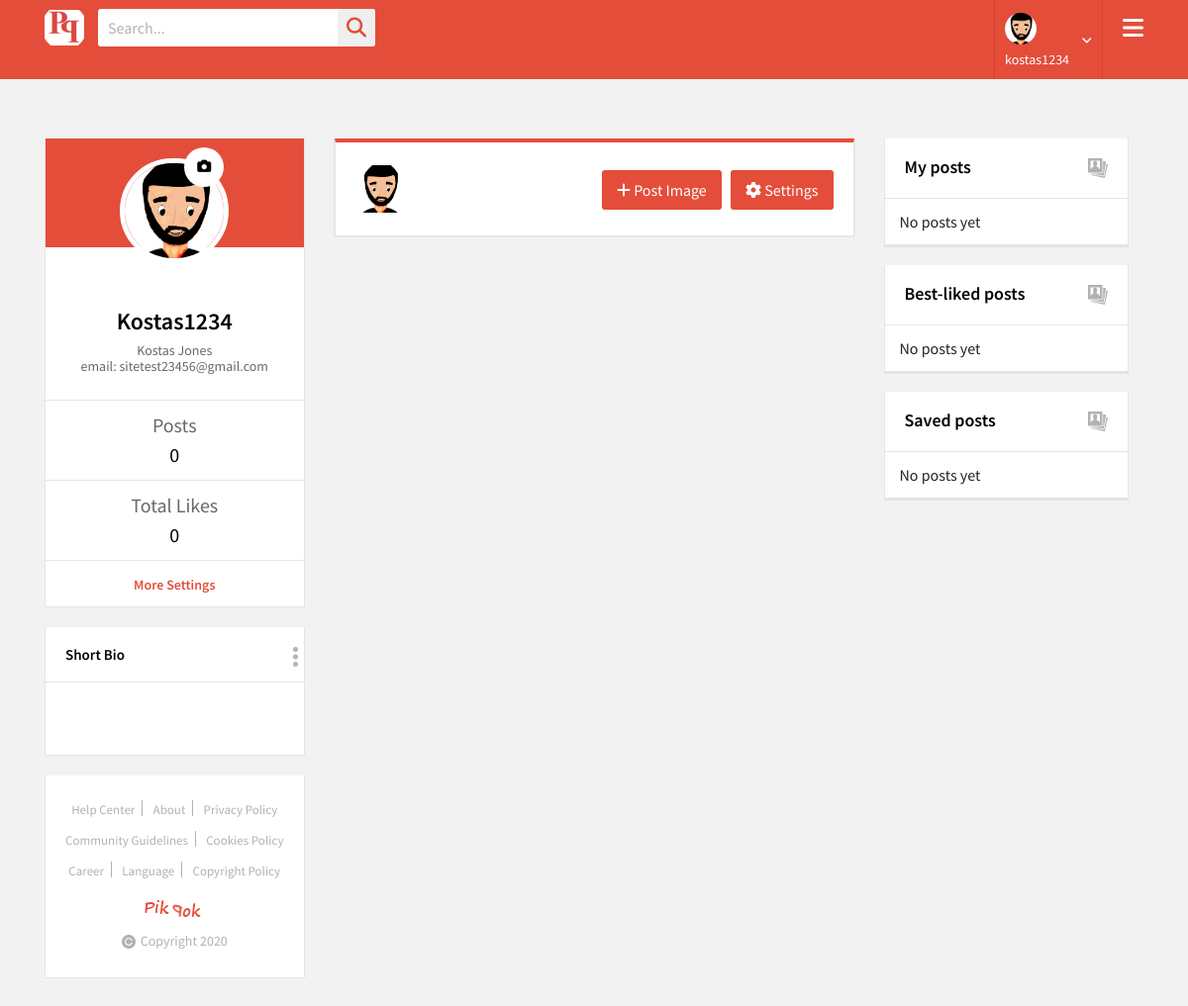
The page /profile3.php (signed in) on the database its author committed.
### tables this page shows
CREATE TABLE `members` (
  `username` varchar(100) NOT NULL,
  `password` mediumtext NOT NULL,
  `fname` varchar(100) NOT NULL,
  `lname` varchar(100) NOT NULL,
  `email` varchar(100) NOT NULL,
  `date_of_registration` date NOT NULL,
  `id` int(30) NOT NULL,
  `sex` tinyint(1) DEFAULT NULL,
  `date_of_birth` date DEFAULT NULL,
  `profile_pic` varchar(100) DEFAULT NULL,
  `picture_path` varchar(100) DEFAULT NULL,
  `bio` text DEFAULT NULL
);

### profile3.php (the view, shortened to what this page needs)
<?php
require('db/db.php');
require('db/errorFuncts.php');
$uname = $_SESSION['username'];
mysqli_set_charset($con,"utf8");
$query = "SELECT * FROM images WHERE username = '$uname' ORDER BY photo_id DESC";
$result = mysqli_query($con, $query);
$result_likes = mysqli_query($con, $query);
for ($sum_likes = 0; $likes = mysqli_fetch_array($result_likes);)
	$sum_likes += $likes['photo_likes'];
$query1 = "SELECT * FROM images WHERE username = '$uname' ORDER BY photo_likes DESC LIMIT 12";
$result1 = mysqli_query($con, $query1);
$query_uid = "SELECT id FROM members WHERE username = '$uname' LIMIT 1";
$result_uid = mysqli_query($con, $query_uid);
$row_uid = mysqli_fetch_array($result_uid);
$uid = $row_uid[0];
$query_save_post = "SELECT * FROM images, saved_posts WHERE saved_posts.user_id='$uid' AND images.photo_id=saved_posts.post_id LIMIT 12";
$result_save_post = mysqli_query($con, $query_save_post);
?>
<!DOCTYPE html>
<html>
<head>
	<link rel="stylesheet" type="text/css" href="css/animate.css">
	<link rel="stylesheet" type="text/css" href="css/bootstrap.min.css">
	<link rel="stylesheet" type="text/css" href="css/flatpickr.min.css">
	<link rel="stylesheet" type="text/css" href="lib/slick/slick.css">
	<link rel="stylesheet" type="text/css" href="lib/slick/slick-theme.css">
	<link rel="stylesheet" type="text/css" href="css/style.css">
	<link rel="stylesheet" type="text/css" href="css/responsive.css">
</head>
<body>
	<div class="wrapper">
		<header>
			<div class="container">
				<div class="header-data">
					<div class="logo">
						<a href="index.php" title=""><img src="images/logo.png" alt=""></a>
					</div>
					<div class="search-bar">
						<form method="get" action="index.php">
							<input type="text" name="search" placeholder="Search...">
							<button type="submit"><i class="fa fa-search"></i></button>
						</form>
					</div>
					<div class="menu-btn">
						<a href="#" title=""><i class="fa fa-bars"></i></a>
					</div>
				<?php
				if(isset($_SESSION['username'])) {
				$query_picture = "SELECT email, fname, lname, picture_path, profile_pic, bio FROM members WHERE username = '$uname'";
				$result_picture = mysqli_query($con, $query_picture);
				$row_picture = mysqli_fetch_array($result_picture);
				$picture_path = $row_picture['picture_path'];
				$picture_name = $row_picture['profile_pic'];
				$fname = $row_picture['fname'];
				$lname = $row_picture['lname'];
				$email = $row_picture['email'];
				echo "
					<div class='user-account'>
						<div class='user-info'>
							<img style=\"width:32px; height:32px;\" src=\"".$picture_path.$picture_name."\" alt=\"users photo\"/>
							<a href='profile3.php' title=''>";?>
							<?php if(isset($_SESSION['username']))  echo $_SESSION['username'];
							echo "</a>
							<i class='fa fa-angle-down'></i>
						</div>
						<div class='user-account-settingss'>
							<h3>Online Status</h3>
							<ul class='on-off-status'>
								<li>
									<div class='fgt-sec'>
										<input type='radio' name='cc' id='c5'>
										<label for='c5'>
											<span></span>
										</label>
										<small>Online</small>
									</div>
								</li>
								<li>
									<div class='fgt-sec'>
										<input type='radio' name='cc' id='c6'>
										<label for='c6'>
											<span></span>
										</label>
										<small>Offline</small>
									</div>
								</li>
							</ul>
							<h3>Custom Status</h3>
							<div class='search_form'>
								<form>
									<input type='text' name='search'>
									<button type='submit'>Ok</button>
								</form>
							</div>
							<h3>Setting</h3>
							<ul class='us-links'>
								<li><a href='profile3.php' title=''>My Profile</a></li>
								<li><a href='profile-account-setting.php' title=''>Account Setting</a></li>
								<li><a href='privacy_policy.php' title=''>Privacy</a></li>
								<li><a href='termsofuse.php' title=''>Terms & Conditions</a></li>
							</ul>
							<h3 class='tc'><a href='db/logout.php' title=''>Logout</a></h3>
						</div>
					</div>
					";
				}
					else
						echo "<div class='user-account'>
						<div class='user-info' style='margin-left:auto; margin-right:auto;'>
							<a href='signin.php' title=''> <i class='fa fa-sign-in fa-lg'></i> Sign In</a>
						</div>
					";
			?>
				</div>
			</div>
		</header>
		<main>
			<div class="main-section">
				<div class="container">
					<div class="main-section-data">
						<div class="row">
							<div class="col-lg-3 col-md-4 pd-left-none no-pd">
								<div class="main-left-sidebar no-margin">
									<div class="user-data full-width">
										<div class="user-profile">
											<div class="username-dt">
											<div class="user-pro-img">
												<div class="usr-pic  ">
											<img style="max-height:150px;" src= <?php echo '"'.$picture_path.$picture_name.'"'; ?> alt="">
											<form id="changeAvatar" name="changeAvatar" method="post" action = "db/add_profile_pic.php" enctype= "multipart/form-data">
												<div class="add-dp" id="OpenImgUpload">
													<label for="file"><i class="fa fa-camera" aria-hidden="true"></i></label>
												</div>
											</form>
										</div>
												</div>
											</div>
											<div class="user-specs">
												<h3><?php echo $_SESSION['username'];?></h3>
												<span><?php echo $fname.' '.$lname;?></span>
												<span><br><?php echo 'email: '.$email;?></span>
											</div>
										</div>
										<ul class="user-fw-status">
											<li>
												<h4>Posts</h4>
												<span><?php echo mysqli_num_rows($result);?></span>
											</li>
											<li>
												<h4>Total Likes</h4>
												<span><?php echo $sum_likes; ?></span>
											</li>
											<li>
												<a href="profile-account-setting.php" title="">More Settings</a>
											</li>
										</ul>
									</div>
									<div class="suggestions full-width">
										<div class="sd-title">
											<h3>Short Bio</h3>
											<div class="">
													<a href="#" title="" class="bio-opts ed-opts-open"><i class="fa fa-ellipsis-v"></i></a>
												</div>
										</div>
										<div class="suggestions-list">
											<div class="suggestion-usd">
											</div>
										</div>
									</div>
									<div class="tags-sec full-width">
										<ul>
											<li><a href="help_center.php" title="">Help Center</a></li>
											<li><a href="about.php" title="">About</a></li>
											<li><a href="termsofuse.php" title="">Privacy Policy</a></li>
											<li><a href="community_guidelines.php" title="">Community Guidelines</a></li>
											<li><a href="cookies_policy.php" title="">Cookies Policy</a></li>
											<li><a href="#" title="">Career</a></li>
											<li><a href="#" title="">Language</a></li>
											<li><a href="community_guidelines.php" title="">Copyright Policy</a></li>
										</ul>
										<div class="cp-sec">
											<img src="images/logo2.png" alt="">
											<p><img src="images/cp.png" alt="">Copyright <script type="text/javascript">document.write(new Date().getFullYear());</script></p>
										</div>
									</div>
								</div>
							</div>
							<div class="col-lg-6 col-md-8 no-pd">
								<div class="main-ws-sec">
									<div class="post-topbar">
										<div class="user-picy">
											<img src= <?php echo '"'.$picture_path.$picture_name.'"'; ?> alt="">
										</div>
										<div class="post-st">
											<ul>
												<li><a class="post-jb active" href="#" title=""><i class="fa fa-plus"></i> Post Image</a></li>
												<li>
													<a class="active" href="profile-account-setting.php" title=""><i class="fa fa-cog"></i> Settings</a>
												</li>
											</ul>
										</div>
									</div>
									<?php
									$photos_table = array();
									$photos_ids = array();
											?>
								</div>
							</div>
							<div class="col-lg-3">
								<div class="right-sidebar">
									<div class="widget widget-portfolio">
										<div class="wd-heady">
											<h3>My posts</h3>
											<img src="images/photo-icon.png" alt="">
										</div>
										<div class="pf-gallery">
											<ul>
												<?php
												$len = count($photos_table);
												if ($len === 0)  echo 'No posts yet';
												else
													for ($i=0; $i<$len; $i++) {
													    echo '<li><a href="picComments.php?photo_id='.$photos_ids[$i].'" title="" ><img style=" border-radius:10%;height:53px;width:70px;" src="'.$photos_table[$i].'" alt=""></a></li>';
													}
												?>
											</ul>
										</div>
									</div>
									<div class="widget widget-portfolio">
										<div class="wd-heady">
											<h3>Best-liked posts</h3>
											<img src="images/photo-icon.png" alt="">
										</div>
										<div class="pf-gallery">
											<ul>
												<?php
												$len = mysqli_num_rows($result1);
												if ($len === 0)  echo 'No posts yet';
												else
													while ($row_likes = mysqli_fetch_array($result1)) {
													    echo '<li><a href="picComments.php?photo_id='.$row_likes['photo_id'].'" title="" ><img style=" border-radius:10%;height:53px;width:70px;" src="'.$row_likes['photo_path'].$row_likes['photo_name'].'" alt=""></a></li>';
													}
												?>
											</ul>
										</div>
									</div>
									<div class="widget widget-portfolio">
										<div class="wd-heady">
											<h3>Saved posts</h3>
											<img src="images/photo-icon.png" alt="">
										</div>
										<div class="pf-gallery">
											<ul>
												<?php
												$len = mysqli_num_rows($result_save_post);
												if ($len === 0)  echo 'No posts yet';
												else
													while ($row_saves = mysqli_fetch_array($result_save_post)) {
													    echo '<li><a href="picComments.php?photo_id='.$row_saves['post_id'].'" title="" ><img style=" border-radius:10%;height:53px;width:70px;" src="'.$row_saves['photo_path'].$row_saves['photo_name'].'" alt=""></a></li>';
													}
												?>
											</ul>
										</div>
									</div>
								</div>
							</div>
							</div>
					</div>
				</div>
			</div>
		</main>
	</div>
</body>
</html>

### css/responsive.css (style rules this page uses)
@media (max-width: 1200px) { .menu-btn { display: block; } }
@media (max-width: 1200px) { .suggestion-usd { padding: 15px 5px; } }
@media (max-width: 1200px) { .cp-sec p { margin-top: 10px;float: none; } }
@media (max-width: 1200px) { .sd-title h3 { font-size: 15px; } }
@media (max-width: 1200px) { .cp-sec > img { text-align: center;float: none; } }
@media (max-width: 1200px) { .cp-sec { text-align: center; } }

### rows shown on the page
members: picture_path+profile_pic (picture), fname "Kostas", lname "Jones", email "sitetest23456@gmail.com"

### other values the page prints
$_SESSION['username'] "kostas1234"
$_SESSION['username'] "Kostas1234"
mysqli_num_rows($result) "0"
$sum_likes "0"
